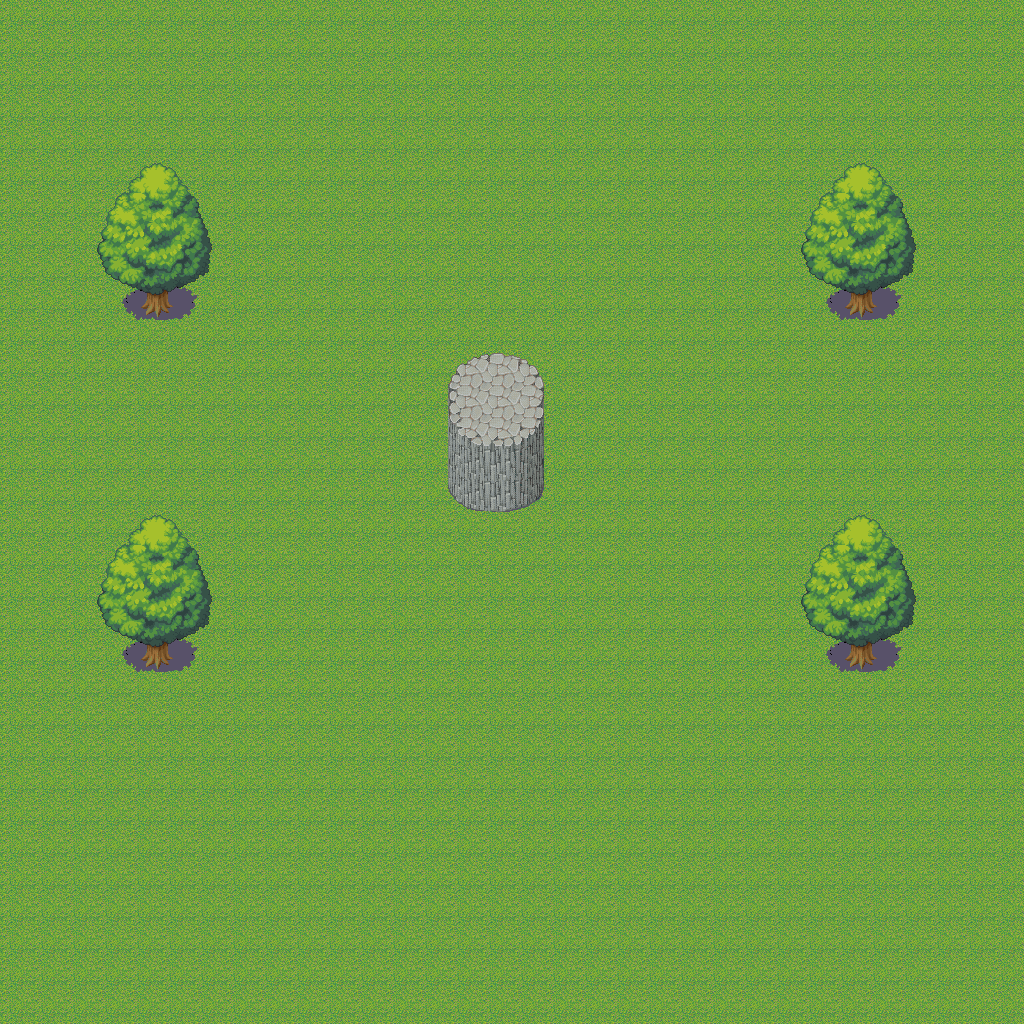

Below is a game level as drawn by its tile map, then a one-line description and the .tmx that defines it (tile-layer data replaced by summaries):
An orthogonal 32x32 tile map with 32x32 px tiles, 3 tile layers (ground, entity, top).

<map version="1.2" tiledversion="1.3.3" orientation="orthogonal" renderorder="right-down" width="32" height="32" tilewidth="32" tileheight="32" infinite="0" nextlayerid="5" nextobjectid="1">
 <tileset firstgid="1" source="tilesets/Tiles0.tsx" />
 <layer id="1" name="ground" width="32" height="32">
  <data>[1024 cells, 1024 non-empty, 1 distinct tile ids]</data>
 </layer>
 <layer id="2" name="entity" width="32" height="32">
  <data>[1024 cells, 0 non-empty, 0 distinct tile ids]</data>
 </layer>
 <objectgroup id="4" name="Object Layer 1" />
 <layer id="3" name="top" width="32" height="32">
  <data>[1024 cells, 95 non-empty, 35 distinct tile ids]</data>
 </layer>
</map>
